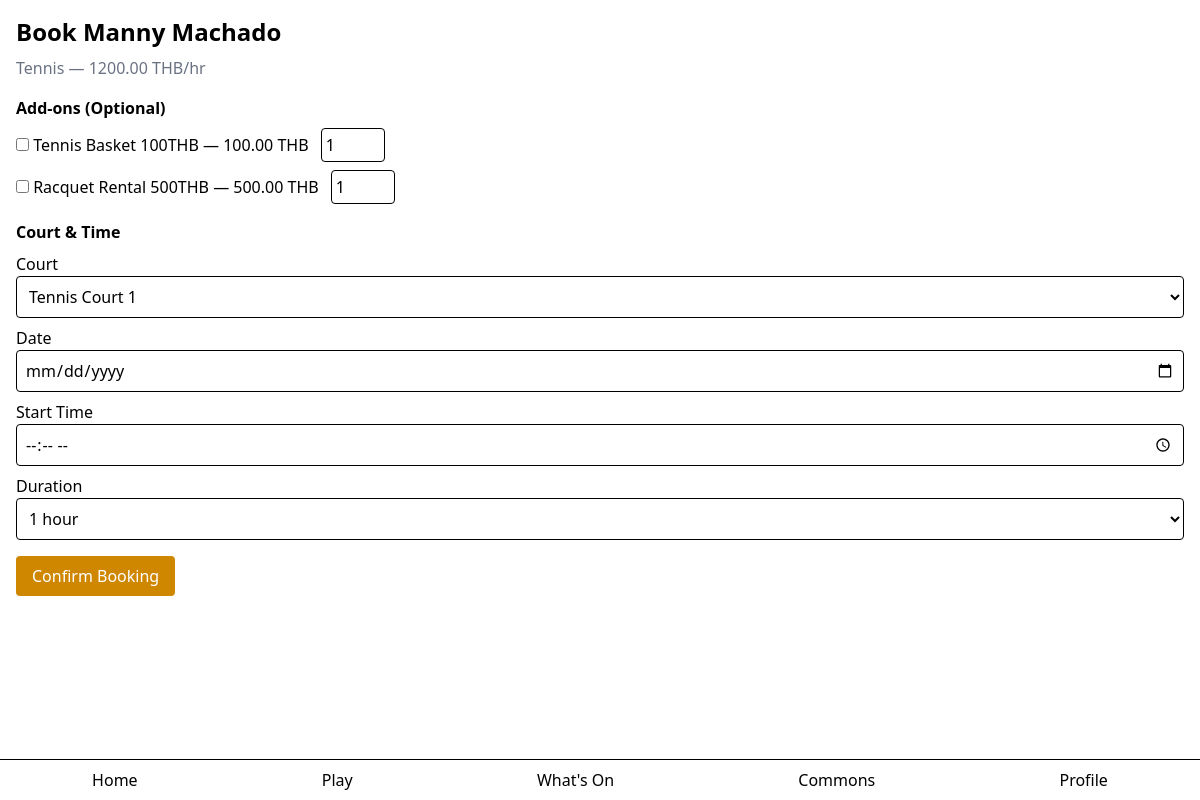
The app's page /courts/coaches/1/book/ (signed in) with its own data.
### courts/models.py (models this page shows, shortened)
class Coach(models.Model):
    name = models.CharField(max_length=100)
    bio = models.TextField(blank=True)
    hourly_rate = models.DecimalField(max_digits=8, decimal_places=2)
    sport = models.ForeignKey(Sport, on_delete=models.CASCADE)
    is_active = models.BooleanField(default=True)
    created_at = models.DateTimeField(auto_now_add=True)
    class Meta:
        verbose_name_plural = "Coaches"

class Sport(models.Model):
    name = models.CharField(max_length=50)
    description = models.TextField(blank=True)

class AddOn(models.Model):
    name = models.CharField(max_length=100)
    price = models.DecimalField(max_digits=8, decimal_places=2)
    sport = models.ForeignKey(Sport, on_delete=models.CASCADE)
    is_active = models.BooleanField(default=True)

### courts/views.py (the view, shortened to what this page needs)
# urls.py: path("coaches/<int:coach_id>/book/", views.book_coach, name="book-coach"),
@login_required
def book_coach(request, coach_id):
    coach = Coach.objects.get(id=coach_id)
    addons = AddOn.objects.filter(sport=coach.sport, is_active=True)
    courts = Court.objects.filter(sport=coach.sport, is_active=True)
    error = None
    return render(request, "courts/book_coach.html", {
        "coach": coach,
        "addons": addons,
        "courts": courts,
        "error": error,
    })

### courts/templates/courts/book_coach.html (shortened to what this page needs)
{% extends "base.html" %}
{% block content %}
<div class="p-4">
    <h1 class="text-2xl font-bold mb-2">Book {{ coach.name }}</h1>
    <p class="text-gray-500 mb-4">{{ coach.sport.name }} — {{ coach.hourly_rate }} THB/hr</p>
    <form method="post">
        <h2 class="font-semibold mb-2">Add-ons (Optional) </h2>
        {% for addon in addons %}
            <label class="block mb-2">
                <input type="checkbox" name="addons" value="{{ addon.id }}">
                {{ addon.name }} — {{ addon.price }} THB
                <input type="number" name="quantity_{{ addon.id }}" value="1" min="1" class="border rounded p-1 w-16 ml-2">
            </label>
        {% endfor %}
        <h2 class="font-semibold mt-4 mb-2">Court & Time</h2>
        <label class="block mb-2">
            Court
            <select name="court" class="border rounded p-2 w-full">
                {% for court in courts %}
                    <option value="{{ court.id }}">{{ court.name }}</option>
                {% endfor %}
            </select>
        </label>
        <label class="block mb-2">
            Date
            <input type="date" name="date" required class="border rounded p-2 w-full">
        </label>
        <label class="block mb-2">
            Start Time
            <input type="time" name="start_time" required class="border rounded p-2 w-full">
        </label>
        <label class="block mb-4">
            Duration
            <select name="duration" class="border rounded p-2 w-full">
                <option value="60">1 hour</option>
            </select>
        </label>
        <button type="submit" class="bg-yellow-600 text-white px-4 py-2 rounded">Confirm Booking</button>
    </form>
</div>
{% endblock %}

### records on screen
Coach: name "Manny Machado", sport.name "Tennis", hourly_rate "1200.00"
AddOn: name "Tennis Basket 100THB", price "100.00", id "1"
AddOn: name "Racquet Rental 500THB", price "500.00"

### other values on screen
form field court "Tennis Court 1"
